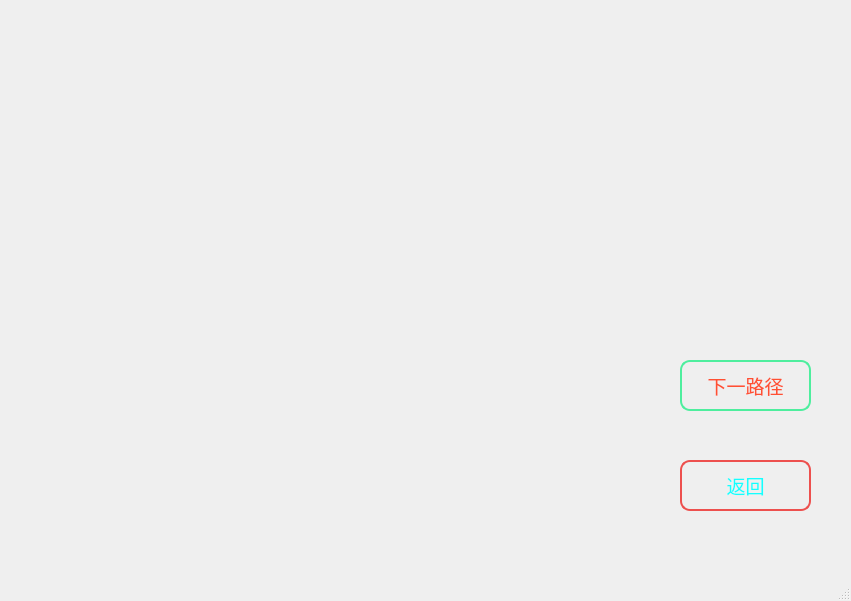
<?xml version="1.0" encoding="UTF-8"?>
<ui version="4.0">
 <class>allPath</class>
 <widget class="QMainWindow" name="allPath">
  <property name="geometry">
   <rect>
    <x>0</x>
    <y>0</y>
    <width>851</width>
    <height>601</height>
   </rect>
  </property>
  <property name="minimumSize">
   <size>
    <width>851</width>
    <height>601</height>
   </size>
  </property>
  <property name="maximumSize">
   <size>
    <width>851</width>
    <height>601</height>
   </size>
  </property>
  <property name="windowTitle">
   <string>MainWindow</string>
  </property>
  <widget class="QWidget" name="centralwidget">
   <widget class="QPushButton" name="nextButton">
    <property name="geometry">
     <rect>
      <x>680</x>
      <y>360</y>
      <width>131</width>
      <height>51</height>
     </rect>
    </property>
    <property name="minimumSize">
     <size>
      <width>131</width>
      <height>51</height>
     </size>
    </property>
    <property name="maximumSize">
     <size>
      <width>131</width>
      <height>51</height>
     </size>
    </property>
    <property name="font">
     <font>
      <family>华文琥珀</family>
      <pointsize>14</pointsize>
     </font>
    </property>
    <property name="styleSheet">
     <string notr="true">color:rgb(255, 80, 50);
background:qlineargradient(spread:pad, x1:0, y1:0, x2:0, y2:1, 
stop:0 rgba(204, 250, 227, 255), /*第1个颜色值*/
stop:0.25 rgba(126, 242, 185, 255), /*第2个颜色值*/
stop:0.5 rgba(76, 237, 157, 255), /*第3个颜色值*/
stop:0.65 rgba(91, 239, 166, 255), /*第4个颜色值*/
stop:1 rgba(184, 248, 217, 255));/*第5个颜色值*/
border: 2px solid rgb(78,238,158);/*边框颜色值*/
border-radius: 10px;</string>
    </property>
    <property name="text">
     <string>下一路径</string>
    </property>
   </widget>
   <widget class="QPushButton" name="returnButton">
    <property name="geometry">
     <rect>
      <x>680</x>
      <y>460</y>
      <width>131</width>
      <height>51</height>
     </rect>
    </property>
    <property name="minimumSize">
     <size>
      <width>131</width>
      <height>51</height>
     </size>
    </property>
    <property name="maximumSize">
     <size>
      <width>131</width>
      <height>51</height>
     </size>
    </property>
    <property name="font">
     <font>
      <family>华文琥珀</family>
      <pointsize>14</pointsize>
     </font>
    </property>
    <property name="styleSheet">
     <string notr="true">color:rgb(20, 255, 255);
background:qlineargradient(spread:pad, x1:0, y1:0, x2:0, y2:1, 
stop:0 rgba(249, 202, 201, 255), /*第1个颜色值*/
stop:0.25 rgba(242, 126, 126, 255), /*第2个颜色值*/
stop:0.5 rgba(237, 78, 78, 255), /*第3个颜色值*/
stop:0.65 rgba(238, 89, 89, 255), /*第4个颜色值*/
stop:1 rgba(247, 175, 175, 255));/*第5个颜色值*/
border: 2px solid rgb(237,80,78);/*边框颜色值*/
 border-radius: 10px;</string>
    </property>
    <property name="text">
     <string>返回</string>
    </property>
   </widget>
  </widget>
  <widget class="QMenuBar" name="menubar">
   <property name="geometry">
    <rect>
     <x>0</x>
     <y>0</y>
     <width>851</width>
     <height>25</height>
    </rect>
   </property>
  </widget>
  <widget class="QStatusBar" name="statusbar"/>
 </widget>
 <resources/>
 <connections/>
</ui>
